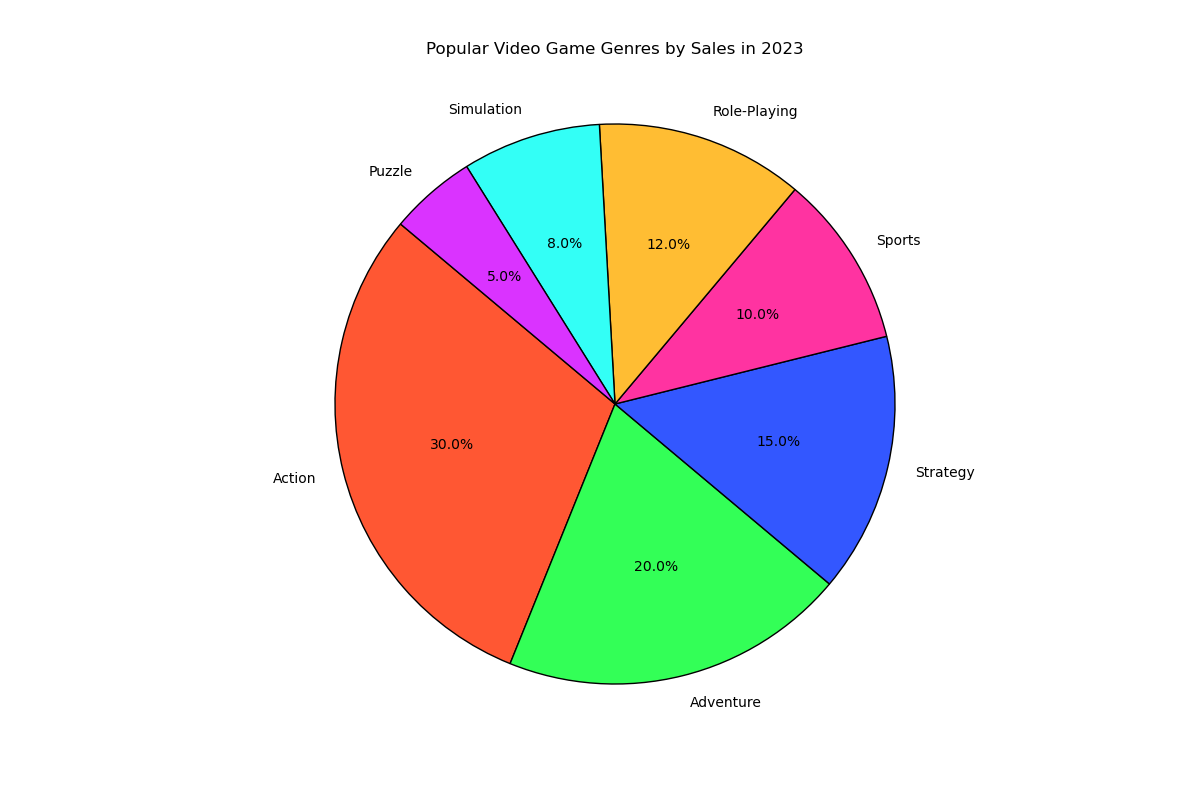

Generate this figure with Python:

import matplotlib.pyplot as plt

genres = ['Action', 'Adventure', 'Strategy', 'Sports', 'Role-Playing', 'Simulation', 'Puzzle']
sales = [30, 20, 15, 10, 12, 8, 5]
colors = ['#FF5733', '#33FF57', '#3357FF', '#FF33A1', '#FFBD33', '#33FFF6', '#DA33FF']

plt.figure(figsize=(12, 8))
plt.pie(sales, labels=genres, autopct='%1.1f%%', colors=colors, startangle=140, wedgeprops={'edgecolor': 'black'})

plt.title('Popular Video Game Genres by Sales in 2023', pad=30)
plt.axis('equal')

plt.show()
